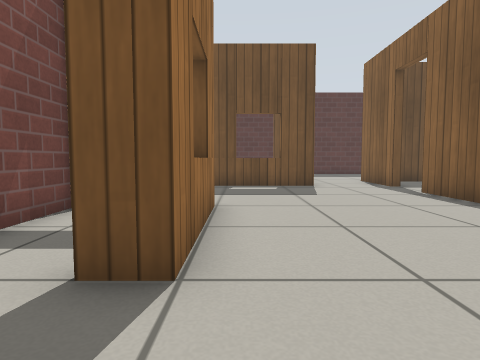
View 1 (above)

18 first-person views from a walk through a robot-simulator world made for Gazebo. The camera is 0.5 m above the floor, tilts 4° down and sees 75° across. The floor is counted in squares, 0.5 m on a side. Each view is taken from the middle of a square. On the plan, view 1 faces up. The plan holds only what a view shows up to about 12 squares ahead; the rest is blank. Gazebo's built-in surfaces are drawn with simple patterns.

View 2
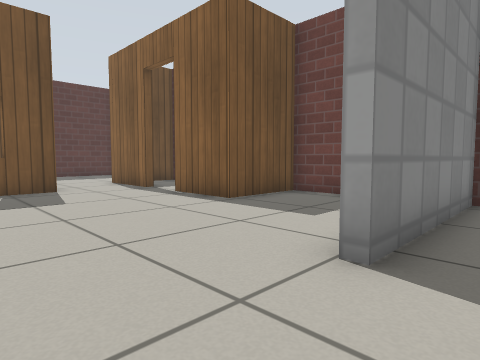

View 3
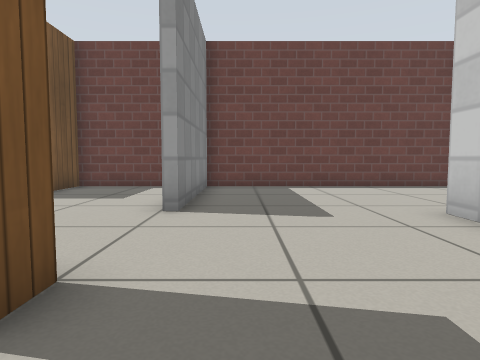

View 4
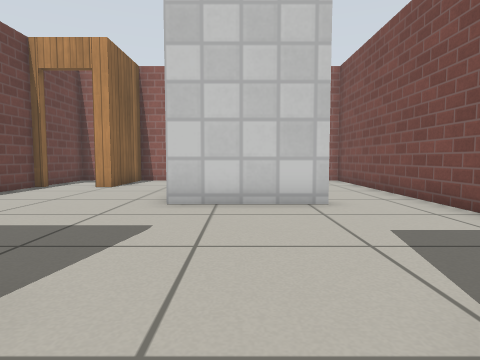

View 5
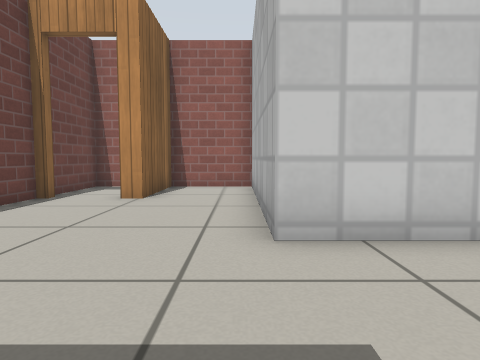

View 6
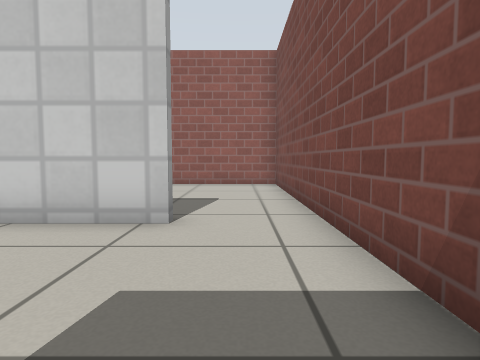

View 7
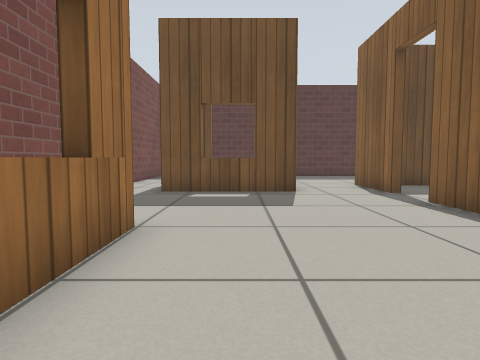

View 8
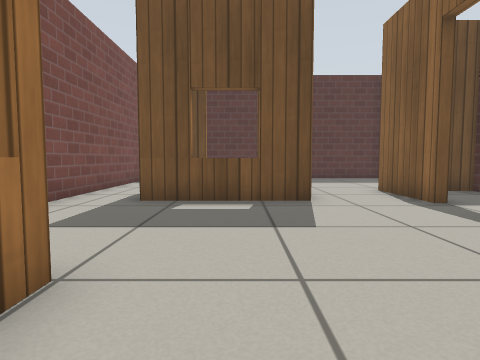

View 9
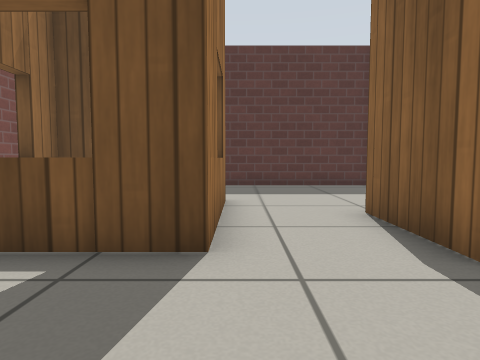

View 10
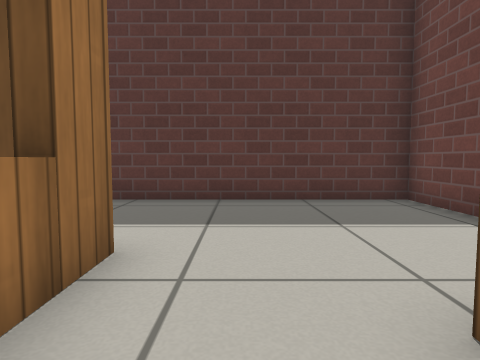

View 11
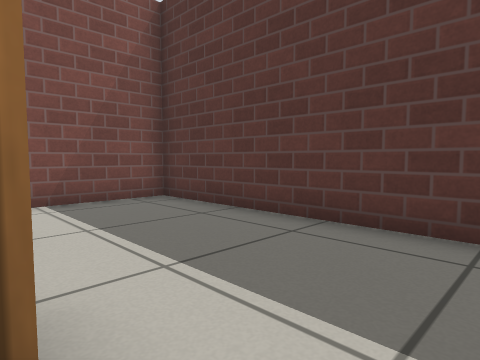

View 12
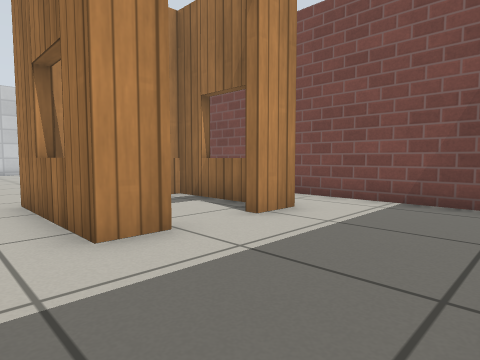

View 13
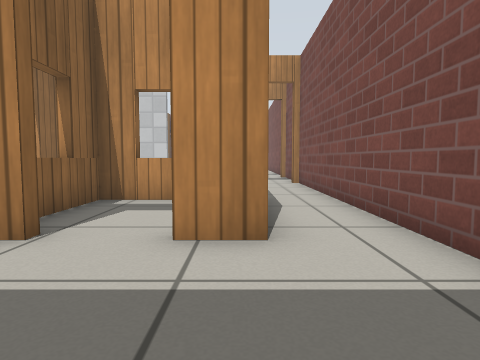

View 14
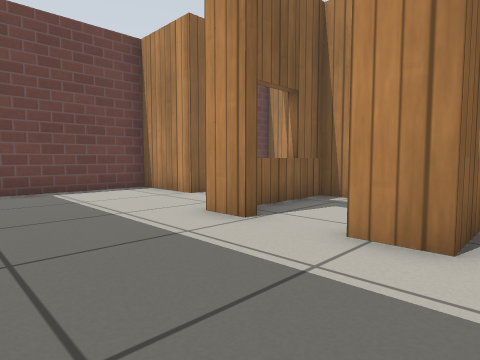

View 15
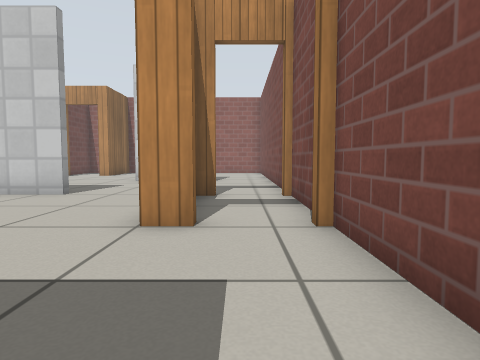

View 16
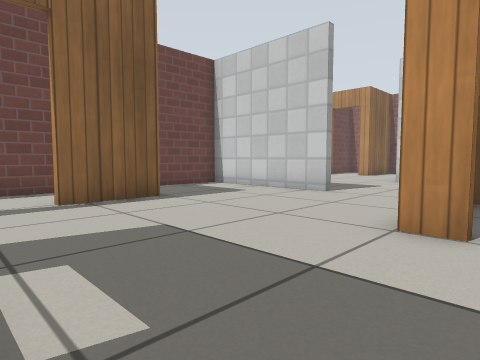

View 17
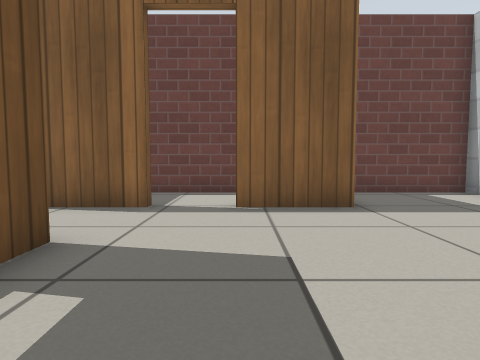

View 18
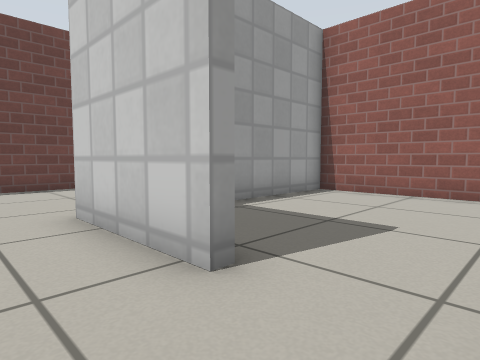

### Floor plan
Points are (right, up) in squares from view 1. A wall is a line through its corners. A room is listed if a view was taken in it or the views show most of it. See-through windows are left out.
Room 1 (views 1, 2, 3, 5, 6, 18)
walls: (-0.9, -2.7) (2.7, -2.7) (2.7, -9.9) (5.3, -9.9) (5.3, -6.7) (6, -6.7); (8, -6.7) (8, 2.2) (2.7, 2.2); (-3.4, 0.9) (-3.4, -2.5)
low walls: (-0.5, 2.5) (-1.4, 2.5)
ways out: opening at (1, 2) to room 2; opening at (-2, -3) to room 4; open door at (-2.5, 3) to room 7; open door at (6.5, -7)
Room 2 (views 4, 7, 8, 9, 10, 17)
walls: (-1.4, 6.5) (-0.5, 6.5) (-0.5, 2.5); (2.7, 2.5) (8, 2.5) (8, 6.7) (5.3, 6.7) (5.3, 9.1); (5.3, 10.9) (5.3, 13.7); (2.3, 12.7) (2.8, 12.7); (2.8, 14.3) (2.3, 14.3); (2.7, 15.3) (2.7, 11.3) (-1.4, 11.3)
ways out: opening at (1, 2) to room 1; opening at (-1, 8.5) to room 3; opening at (3.5, 13.5) to room 3; open door at (5.2, 10) to room 5
Room 3 (views 11, 12, 13, 14, 15, 16)
walls: (1.6, 15.3) (2.7, 15.3); (-1.3, 13.8) (-1.3, 15.3) (-0.2, 15.3); (5.3, 13.7) (8, 13.7) (8, 19.5) (-3.4, 19.5) (-3.4, 6.4)
ways out: opening at (-1, 8.5) to room 2; opening at (3.5, 13.5) to room 2; open door at (0.5, 15) to room 6; open door at (-2.5, 6) to room 7
Room 4 (no view inside)
walls: (-0.9, -3.1) (-0.9, -2.7); (-3.4, -2.5) (-3.4, -9.9) (2.4, -9.9) (2.4, -6.1)
ways out: opening at (-2, -3) to room 1
Room 5 (no view inside)
walls: (8, 8.4) (8, 11.6); (8.1, 13.4) (6.9, 13.4)
ways out: open door at (5.2, 10) to room 2
Room 6 (no view inside)
walls: (-0.2, 15) (-1, 15) (-1, 11.6) (2.4, 11.6) (2.4, 14.1)
ways out: open door at (0.5, 15) to room 3
Room 7 (no view inside)
walls: (-3.4, 6.2) (-3.4, 2.8)
ways out: open door at (-2.5, 3) to room 1; open door at (-2.5, 6) to room 3

Positions as (right, up) in squares from view 1, and headings:
1: (0, 0), facing up
2: (0, 1), facing up-right
3: (-3, 1), facing right
4: (1, 4), facing down
5: (3, 1), facing down
6: (-2, 2), facing down
7: (1, 2), facing up
8: (1, 4), facing up
9: (3, 8), facing up
10: (4, 12), facing up
11: (4, 15), facing up-left
12: (4, 19), facing down-left
13: (-1, 19), facing down
14: (-2, 19), facing down-right
15: (-2, 11), facing down
16: (-2, 11), facing down-right
17: (-1, 9), facing right
18: (-3, -1), facing down-right
